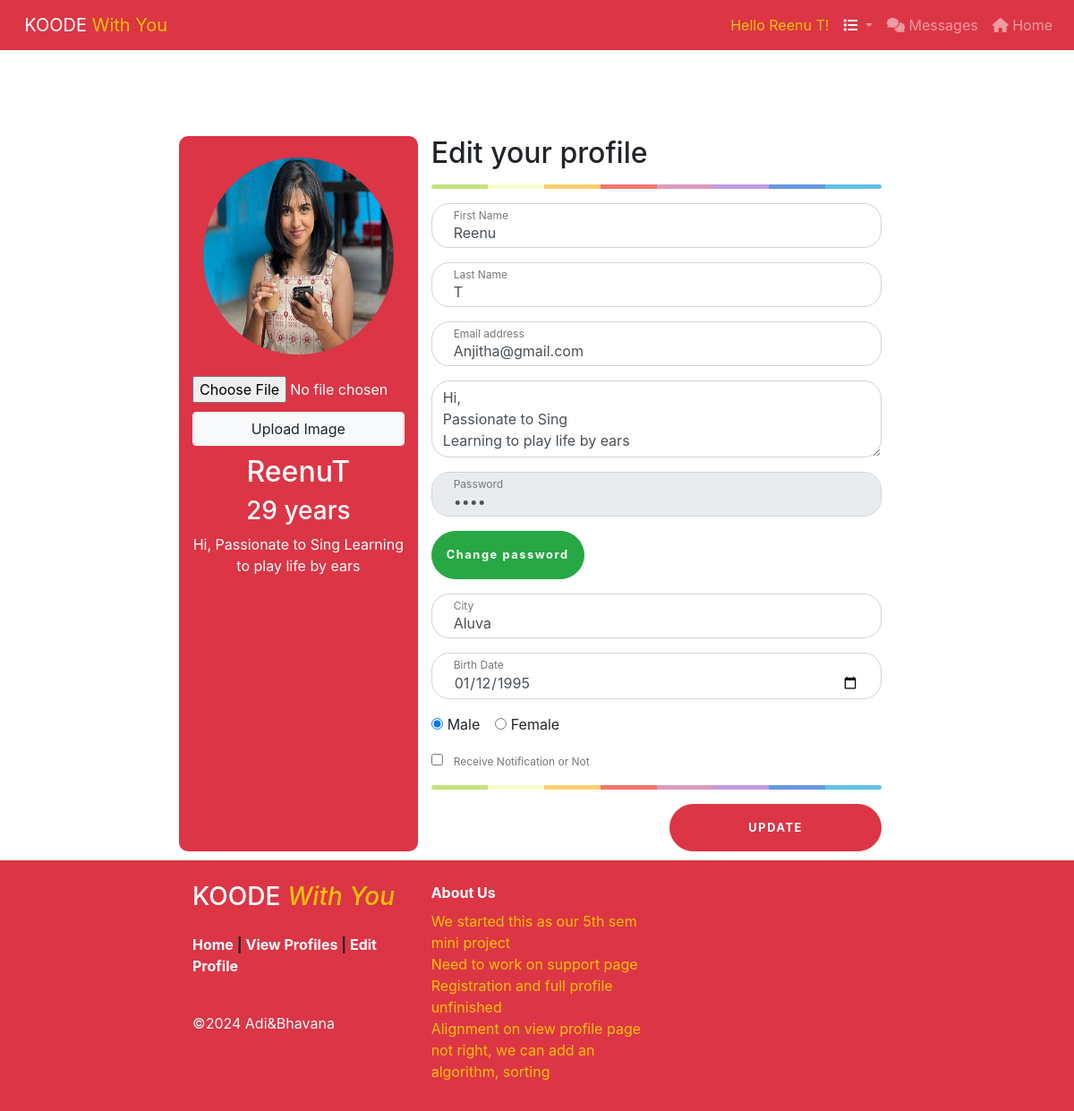
/edit-profile.php (signed in), run on the app's committed database.
### tables this page shows
CREATE TABLE IF NOT EXISTS `profile` (
  `id` int NOT NULL AUTO_INCREMENT,
  `email` varchar(500) NOT NULL,
  `password` varchar(500) NOT NULL,
  `firstName` varchar(50) NOT NULL,
  `lastName` varchar(50) NOT NULL,
  `city` varchar(50) NOT NULL,
  `bio` varchar(500) NOT NULL,
  `birthDate` date NOT NULL,
  `gender` varchar(50) NOT NULL,
  `hobby` varchar(255) NOT NULL,
  `Job` varchar(255) NOT NULL,
  `Disabled_stats` varchar(10) NOT NULL,
  `imgUrl` text NOT NULL,
  `receive_notification` tinyint(1) NOT NULL DEFAULT '0',
  `Disability` varchar(255) NOT NULL,
  `disabilitytype` varchar(100) NOT NULL,
  `user_role` text NOT NULL,
  `created_date` datetime NOT NULL DEFAULT CURRENT_TIMESTAMP,
  `modified_date` datetime DEFAULT NULL,
  PRIMARY KEY (`id`),
  UNIQUE KEY `email` (`email`)
);

### helper/helperFunctions.php (called while the page is built, shortened)
<?php
function IsVariableIsSetOrEmpty($variableToCheck): bool
{
    return false;
}

### edit-profile.php (the view, shortened to what this page needs)
<?php
include("./helper/helperFunctions.php");
$connection = getConnection();
$errors = array();
$firstName = '';
$lastName = '';
$email = '';
$city = '';
$password = '';
$birthDate = '';
$bio = '';
$gender = '';
$image = '';
$notification = '';
function getUserFromUserId($userId, $connection)
{
    $selectQuery = "SELECT * from profile WHERE id = '$userId'";
    $selectQuerystmt = $connection->prepare($selectQuery);
    $selectQuerystmt->execute();
    return $selectQuerystmt->fetch(PDO::FETCH_ASSOC);
}
if (isset($_SESSION['userId'])) {
    $userId = $_SESSION['userId'];
    $row = getUserFromUserId($userId, $connection);
    if (IsVariableIsSetOrEmpty($row)) {
        array_push($errors, 'Error fetching Data');
    } else {
        $firstName = $row['firstName'];
        $password = $row['password'];
        $lastName = $row['lastName'];
        $email = $row['email'];
        $bio = $row['bio'];
        $city = $row['city'];
        $birthDate = $row['birthDate'];
        $gender = $row['gender'];
        $image = $row['imgUrl'];
        $notification = $row['receive_notification'];
        $birthday = new DateTime($row["birthDate"]);
        $today = new Datetime('now');
        $diff = $today->diff($birthday);
    }
}
?>
<!doctype html>
<html lang="en">
<head>
    <?php include("./includes/header.php") ?>
    <link href="./css/style.css" rel="stylesheet" type="text/css">
</head>
<body>
<div>
    <?php
    include("./includes/nav-bar.php")
    ?>
    <div class="container">
        <br>
        <br>
        <div class="row" id="main">
            <div class="col-md-4 well bg-danger" id="leftPanel" style="border-radius: 10px; overflow: hidden;">
                <div class="row">
                    <div class="col-md-12">
                        <br>
                        <img src="<?php echo $image; ?>" height="220px" width="90%" alt="avatar" class="rounded-circle">
                    </div>
                </div>
                <div class="row mb-10">
                    <div class="col-md-12">
                        <form action="edit-profile.php" method="post" enctype="multipart/form-data">
                            <br>
                            <input accept="image/*" name="newImageFileUploadControl" type="file" class=" mb-10" required>
                            <input type="submit" name="uploadImage" class="form-control btn btn-light"
                                   value="Upload Image"/>
                        </form>
                    </div>
                </div>
                <div class="row">
                    <div class="col-md-12">
                        <h2><?php echo $firstName ?><?php echo $lastName ?> </h2>
                    </div>
                </div>
                <div class="row">
                    <div class="col-md-12">
                        <h3><?php echo "$diff->y years"; ?></h3>
                    </div>
                </div>
                <div class="row">
                    <div class="col-md-12">
                        <blockquote>
                            <p><?php echo $bio; ?></p>
                        </blockquote>
                    </div>
                </div>
            </div>
            <div class="col-md-8 well" id="rightPanel">
                <div class="row">
                    <div class="col-md-12">
                        <form class="form-signin" action="edit-profile.php" method="post" enctype="multipart/form-data">
                            <h2>Edit your profile</h2>
                            <hr class="colorgraph">
                            <div class="form-label-group">
                                <input type="text" name="firstName" id="firstName" class="form-control"
                                       placeholder="First Name" value="<?php echo $firstName; ?>" required style="border-radius: 20px; overflow: hidden;">
                                <label for="firstName">First Name</label>
                            </div>
                            <div class="form-label-group">
                                <input type="text" id="lastName" name="lastName" class="form-control"
                                       placeholder="Last Name" value="<?php echo $lastName; ?>" required style="border-radius: 20px; overflow: hidden;">
                                <label for="lastName">Last Name</label>
                            </div>
                            <div class="form-label-group">
                                <input type="email" name="email" id="inputEmail" class="form-control"
                                       placeholder="Email address" pattern="^[\w-\.]+@([\w-]+\.)+[\w-]{2,4}$"
                                       value="<?php echo $email; ?>" required style="border-radius: 20px; overflow: hidden;">
                                <label for="inputEmail">Email address</label>
                            </div>
                            <div class="form-label-group">
                                <textarea class="form-control" name="bio" id="exampleFormControlTextarea1" rows="3"
                                          placeholder="Bio-info" style="border-radius: 20px; overflow: hidden;"><?php echo $bio; ?></textarea>
                            </div>
                            <div class="form-label-group">
                                <input type="password" name="password" id="inputPassword" class="form-control"
                                       placeholder="Password" value="<?php echo $password; ?>" disabled style="border-radius: 20px; overflow: hidden;">
                                <label for="inputPassword">Password</label>
                            </div>
                            <div class="form-label-group">
                                <button type="button" class="btn btn-success" data-toggle="modal"
                                        data-target="#changePasswordModal" style="border-radius: 30px; overflow: hidden;">
                                    Change password
                                </button>
                            </div>
                            <div class="form-label-group">
                                <input type="type" id="city" name="city" class="form-control"
                                       value="<?php echo $city; ?>" required style="border-radius: 20px; overflow: hidden;">
                                <label for="city">City</label>
                            </div>
                            <div class="form-label-group">
                                <input type="date" id="birthDate" name="birthDate" class="form-control"
                                       value="<?php echo $birthDate; ?>" required style="border-radius: 20px; overflow: hidden;">
                                <label for="birthDate">Birth Date</label>
                            </div>
                            <div class="form-group">
                                <div class="form-check form-check-inline">
                                    <input class="form-check-input" type="radio" name="gender" id="gender"
                                           value="male" <?php if ($gender === "male") {
                                        echo "checked";
                                    } ?> required>
                                    <label class="form-check-label" for="male">Male</label>
                                </div>
                                <div class="form-check form-check-inline">
                                    <input class="form-check-input" type="radio" name="gender" id="gender"
                                           value="female" <?php if ($gender === "female") {
                                        echo "checked";
                                    } ?>>
                                    <label class="form-check-label" for="female">Female</label>
                                </div>
                            </div>
                            <div class="form-label-group">
                                <input type="checkbox" id="notification" name="notification" value="notification" <?php if ($notification === "1") {
                                    echo "checked";
                                }?> >
                                <label for="notification">Receive Notification or Not</label>
                            </div>
                            <hr class="colorgraph">
                            <div class="row">
                                <div class="col-xs-12 col-md-6"></div>
                                <div class="col-xs-12 col-md-6">
                                    <button class="btn btn-lg btn-danger btn-block text-uppercase" name="Submit"
                                            type="submit" style="border-radius: 30px; overflow: hidden;">Update
                                    </button>
                                </div>
                            </div>
                        </form>
                    </div>
                </div>
            </div>
        </div>
    </div>
    <?php include("./includes/footer.php") ?>
</div>
</body>
</html>

### includes/nav-bar.php (shortened to what this page needs)
<?php
include_once("./helper/helperFunctions.php");
$userId = 0;
$user = [];
if (isset($_SESSION["userId"])) {
    $userId = !IsVariableIsSetOrEmpty($_SESSION['userId']) ? $_SESSION['userId'] : 0;
    $user = $userId !== 0 && !IsVariableIsSetOrEmpty($_SESSION['user']) ? $_SESSION['user'] : [];
}
?>
<html lang="en">
<head>
    <link href="https://cdnjs.cloudflare.com/ajax/libs/font-awesome/6.0.0-beta3/css/all.min.css" rel="stylesheet">
</head>
<body>
    <header>
        <nav class="navbar navbar-dark bg-danger navbar-expand-sm">
            <a class="navbar-brand" href="./index.php">
                &nbsp; KOODE <span class="text-warning">With You</span>
            </a>
            <div class="collapse navbar-collapse justify-content-end" id="navbar-list-2">
                <ul class="navbar-nav">
                    <?php if ($userId !== 0 && count($user) > 0): ?>
                        <li class="nav-item">
                            <a class="nav-link text-warning" href="./full-profile.php?id=<?= $userId ?>">
                                Hello <?= $user["firstName"] . " " . $user["lastName"] ?>!
                            </a>
                        </li>
                    <?php endif; ?>
                    <?php if ($userId !== 0): ?>
                        <li class="nav-item dropdown">
                            <a class="nav-link dropdown-toggle" href="#" role="button" data-bs-toggle="dropdown">
                                <i class="fas fa-list" style="font-size: 1rem;"></i>
                            </a>
                        </li>
                        <li class="nav-item">
                            <a class="nav-link" href="./chat-users.php?id=<?= $userId ?>">
                                <i class="fas fa-comments" style="font-size: 1rem;"></i> Messages
                            </a>
                        </li>
                    <?php endif; ?>
                    <li class="nav-item">
                        <a class="nav-link" href="./index.php">
                            <i class="fas fa-home"></i>&nbsp;Home
                        </a>
                    </li>
                </ul>
            </div>
        </nav>
    </header>
</body>
</html>

### css/style.css (style rules this page uses)
:root { --input-padding-x: 1.5rem; --input-padding-y: .75rem; }
.form-signin { width: 100%; }
.form-signin .btn { font-size: 80%; letter-spacing: .1rem; font-weight: bold; padding: 1rem; transition: all 0.2s; }
.form-label-group { position: relative; margin-bottom: 1rem; }
.form-label-group input { height: auto; }
.form-label-group > input, .form-label-group > label { padding: var(--input-padding-y) var(--input-padding-x); }
.form-label-group > label { position: absolute; top: 0; left: 0; display: block; width: 100%; margin-bottom: 0; line-height: 1.5; color: #495057; border: 1px solid transparent; transition: all .1s ease-in-out; }
.form-label-group input::placeholder { color: transparent; }
.form-label-group input:not(:placeholder-shown) { padding-top: calc(var(--input-padding-y) + var(--input-padding-y) * (2 / 3)); padding-bottom: calc(var(--input-padding-y) / 3); }
.form-label-group input:not(:placeholder-shown) ~ label { padding-top: calc(var(--input-padding-y) / 3); padding-bottom: calc(var(--input-padding-y) / 3); font-size: 12px; color: #777; }
.mb-10 { margin-bottom: 10px; }
#leftPanel { background-color: #0079ac; color: #fff; text-align: center; }
#rightPanel { min-height: 415px; }
.colorgraph { height: 5px; border-top: 0; background: #c4e17f; border-radius: 5px; background-image: -webkit-linear-gradient(left, #c4e17f, #c4e17f 12.5%, #f7fdca 12.5%, #f7fdca 25%, #fecf71 25%, #fecf71 37.5%, #f0776c 37.5%, #f0776c 50%, #db9dbe 50%, #db9dbe 62.5%, #c49cde 62.5%, #c49cde 75%, #669ae1 75%, #669ae1 87.5%, #62c2e4 87.5%, #62c2e4); background-image: -moz-linear-gradient(left, #c4e17f, #c4e17f 12.5%, #f7fdca 12.5%, #f7fdca 25%, #fecf71 25%, #fecf71 37.5%, #f0776c 37.5%, #f0776c 50%, #db9dbe 50%, #db9dbe 62.5%, #c49cde 62.5%, #c49cde 75%, #669ae1 75%, #669ae1 87.5%, #62c2e4 87.5%, #62c2e4); background-image: -o-linear-gradient(left, #c4e17f, #c4e17f 12.5%, #f7fdca 12.5%, #f7fdca 25%, #fecf71 25%, #fecf71 37.5%, #f0776c 37.5%, #f0776c 50%, #db9dbe 50%, #db9dbe 62.5%, #c49cde 62.5%, #c49cde 75%, #669ae1 75%, #669ae1 87.5%, #62c2e4 87.5%, #62c2e4); background-image: linear-gradient(to right, #c4e17f, #c4e17f 12.5%, #f7fdca 12.5%, #f7fdca 25%, #fecf71 25%, #fecf71 37.5%, #f0776c 37.5%, #f0776c 50%, #db9dbe 50%, #db9dbe 62.5%, #c49cde 62.5%, #c49cde 75%, #669ae1 75%, #669ae1 87.5%, #62c2e4 87.5%, #62c2e4); }
.container { position: relative; max-width: 800px; margin: 0 auto; }

### includes/nav-bar.php (style rules this page uses)
body { overflow-x: hidden; }
.nav-link.dropdown-toggle i { color: white; }

### data on the page
profile: firstName "Reenu", lastName "T", imgUrl (picture), birthDate "29", bio "Hi, Passionate to Sing Learning to play life by ears", email "Anjitha@gmail.com", city "Aluva", birthDate "01/12/1995", gender "☑"
